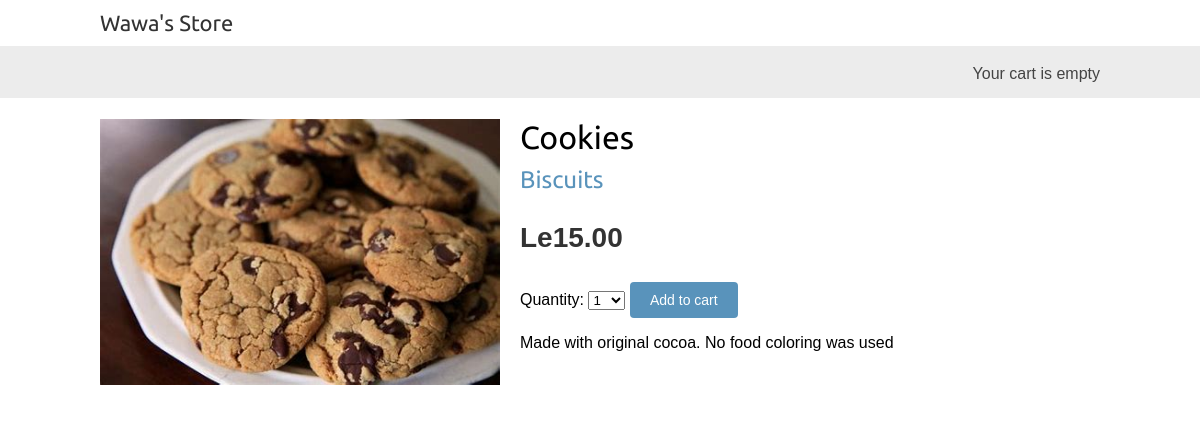
/2/cookies/, run on the app's committed database.
### shop/models.py (models this page shows, shortened)
class Product(models.Model):
    category = models.ForeignKey(Category, related_name='products',
                                 on_delete=models.CASCADE)
    name = models.CharField(max_length=200)
    slug = models.SlugField(max_length=200)
    image = models.ImageField(upload_to='products/%Y/%m/%d',
                              blank=True)
    description = models.TextField(blank=True)
    price = models.DecimalField(max_digits=10, decimal_places=2)
    available = models.BooleanField(default=True)
    created = models.DateTimeField(auto_now_add=True)
    updated = models.DateTimeField(auto_now=True)
    class Meta:
        ordering = ['name']
        indexes = [
            models.Index(fields=['id', 'slug']),
            models.Index(fields=['name']),
            models.Index(fields=['created']),
        ]

class Category(models.Model):
    name = models.CharField(max_length=200)
    slug = models.SlugField(max_length=200, unique=True)
    class Meta:
        ordering = ['name']
        indexes = [
            models.Index(fields=['name']),
        ]
        verbose_name = 'category'
        verbose_name_plural = 'categories'
    def __str__(self):
        return self.name
    def get_absolute_url(self):
        return reverse('shop:product_list_by_category', args=[self.slug])

### shop/views.py (the view)
# urls.py: path('<int:id>/<slug:slug>/', views.product_detail, name='product_detail'),
def product_detail(request, id, slug):
    product = get_object_or_404(Product, id=id,
                                slug=slug,
                                available=True)
    cart_product_form = CartAddProductForm()
    r = Recommender()
    recommended_products = r.suggest_products_for([product], 4)
    return render(request, 'shop/product/detail.html',
                  {'product': product,
                   'cart_product_form': cart_product_form,
                   'recommended_products': recommended_products})

### cart/form.py
class CartAddProductForm(forms.Form):
    quantity = forms.TypedChoiceField(choices=PRODUCT_QUANTITY_CHOICES,
                                      coerce=int)
    override = forms.BooleanField(required=False,
                                  initial=False,
                                  widget=forms.HiddenInput)

### cart/cart.py (called while the page is built)
    def __len__(self):
        return sum(item['quantity'] for item in self.cart.values())

### cart/context_processors.py (called while the page is built)
def cart(request):
    return {'cart': Cart(request)}

### shop/recommender.py (called while the page is built, shortened)
    def get_product_key(self, id):
        return f'product:{id}:purchased_with'

    def suggest_products_for(self, products, max_results=6):
        product_ids = [p.id for p in products]
        if len(products) == 1:
            suggestions = r.zrange(
                self.get_product_key(product_ids[0]),
                0, -1, desc=True)[:max_results]
        suggested_product_ids = [int(id) for id in suggestions]
        suggested_products = list(Product.objects.filter(
            id__in=suggested_product_ids))
        suggested_products.sort(key=lambda x: suggested_product_ids.index(x.id))
        return suggested_products

### shop/templates/shop/product/detail.html (shortened to what this page needs)
{% extends 'shop/base.html' %}
{% load static %}
{% block content %}
    <div class="product-detail">
    <img src={% if product.image %}{{ product.image.url }}{% else %}
            {% static "img/no_image.png" %}{% endif %}>
    <h1>{{ product.name }}</h1>
    <h2>
        <a href="{{ product.category.get_absolute_url }}">
            {{ product.category }}
        </a>
    </h2>
    <p class="price">Le{{ product.price }}</p>
    <form action="{% url "cart:cart_add" product.id %}" method="post">
        {{ cart_product_form }}
        <input type="submit" value="Add to cart">
    </form>
    {{ product.description|linebreaks }}
    </div>
{% endblock %}

### shop/static/css/base.css (style rules this page uses)
body { margin:0; padding:0; font-family:helvetica, sans-serif; }
h1, h2, h3, h4, h5 , h6 { font-family: 'Ubuntu', sans-serif; font-weight:normal; }
a { text-decoration:none; color:#5993bb; }
a.button, input[type="submit"] { color:#fff; background:#5993bb; border-radius:4px; padding:10px 20px; font-size:14px; border:0; }
.product-detail { text-align:justify; }
.product-detail .price { color:#333; font-size:28px; font-weight:bold; }
.product-detail img { width:40%; float:left; padding:0 20px 20px 0; }
.product-detail h1 { margin-bottom:0; }
.product-detail h2 { margin-top:10px; }

### data on the page
Product: image (picture), name "Cookies", category "Biscuits", price "15.00", description "Made with original cocoa. No food coloring was used"
